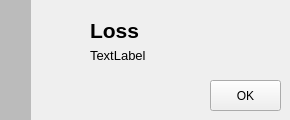
<?xml version="1.0" encoding="UTF-8"?>
<ui version="4.0">
 <class>Result</class>
 <widget class="QDialog" name="Result">
  <property name="geometry">
   <rect>
    <x>0</x>
    <y>0</y>
    <width>290</width>
    <height>120</height>
   </rect>
  </property>
  <property name="minimumSize">
   <size>
    <width>290</width>
    <height>120</height>
   </size>
  </property>
  <property name="maximumSize">
   <size>
    <width>290</width>
    <height>120</height>
   </size>
  </property>
  <property name="windowTitle">
   <string>Dialog</string>
  </property>
  <widget class="QWidget" name="widget" native="true">
   <property name="geometry">
    <rect>
     <x>0</x>
     <y>0</y>
     <width>31</width>
     <height>121</height>
    </rect>
   </property>
   <property name="styleSheet">
    <string notr="true">background:#bbb</string>
   </property>
  </widget>
  <widget class="QLabel" name="label">
   <property name="geometry">
    <rect>
     <x>20</x>
     <y>10</y>
     <width>71</width>
     <height>71</height>
    </rect>
   </property>
   <property name="text">
    <string>&lt;html&gt;&lt;head/&gt;&lt;body&gt;&lt;p&gt;&lt;img src=&quot;:/main/img/main/Misc_R.I.P.png&quot;/&gt;&lt;/p&gt;&lt;/body&gt;&lt;/html&gt;</string>
   </property>
  </widget>
  <widget class="QPushButton" name="pushButton">
   <property name="geometry">
    <rect>
     <x>210</x>
     <y>80</y>
     <width>71</width>
     <height>31</height>
    </rect>
   </property>
   <property name="text">
    <string>OK</string>
   </property>
   <property name="checkable">
    <bool>false</bool>
   </property>
   <property name="autoRepeat">
    <bool>false</bool>
   </property>
   <property name="autoExclusive">
    <bool>false</bool>
   </property>
   <property name="autoDefault">
    <bool>false</bool>
   </property>
   <property name="default">
    <bool>false</bool>
   </property>
   <property name="flat">
    <bool>false</bool>
   </property>
  </widget>
  <widget class="QLabel" name="label_2">
   <property name="geometry">
    <rect>
     <x>90</x>
     <y>10</y>
     <width>171</width>
     <height>41</height>
    </rect>
   </property>
   <property name="font">
    <font>
     <pointsize>16</pointsize>
     <weight>99</weight>
     <bold>true</bold>
    </font>
   </property>
   <property name="styleSheet">
    <string notr="true">font-size:16pt; font-weight: 900;</string>
   </property>
   <property name="text">
    <string>&lt;html&gt;&lt;head/&gt;&lt;body&gt;&lt;p&gt;Loss&lt;/p&gt;&lt;/body&gt;&lt;/html&gt;</string>
   </property>
  </widget>
  <widget class="QLabel" name="label_3">
   <property name="geometry">
    <rect>
     <x>90</x>
     <y>45</y>
     <width>191</width>
     <height>21</height>
    </rect>
   </property>
   <property name="text">
    <string>&lt;html&gt;&lt;head/&gt;&lt;body&gt;&lt;p&gt;&lt;span style=&quot; font-size:10pt;&quot;&gt;TextLabel&lt;/span&gt;&lt;/p&gt;&lt;/body&gt;&lt;/html&gt;</string>
   </property>
  </widget>
 </widget>
 <resources/>
 <connections/>
</ui>
